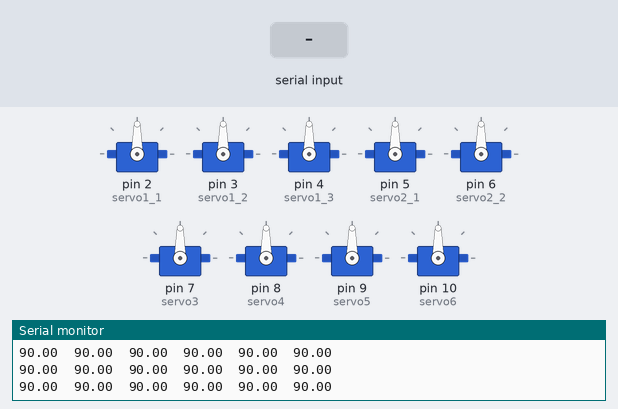
Simulated run of this sketch. Board: Arduino Mega 2560, built with avr-gcc and run on an emulated ATmega2560. Parts: 9 × servo, the last lines printed to the serial monitor. The inputs (shaded band) are chosen by the test bench.

Above: at 1.2 s.
1.3 s: "<90,45,200>" received over the second serial link
At 2.03 s:
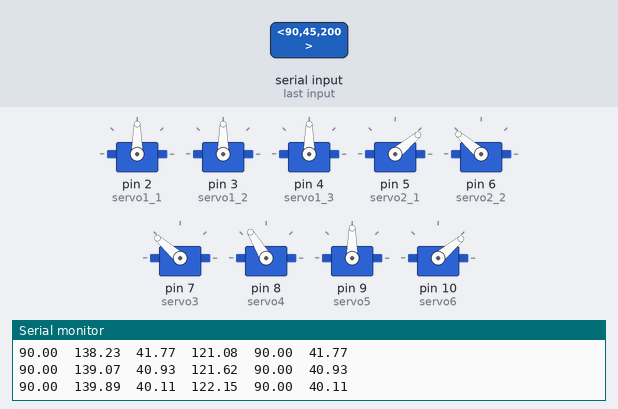
4.3 s: "<30,150,10>" received over the second serial link
At 7.27 s:
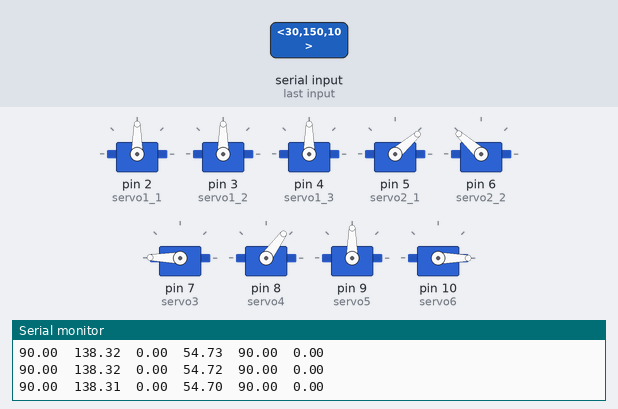
7.3 s: "<90,45>" received over the second serial link
At 10.25 s:
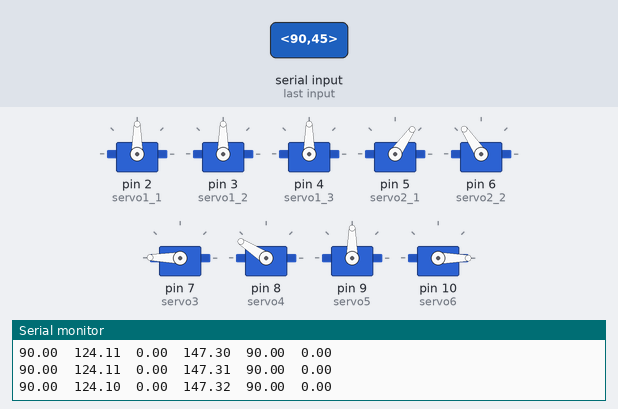
10.3 s: "<30,150>" received over the second serial link
At 13.2 s:
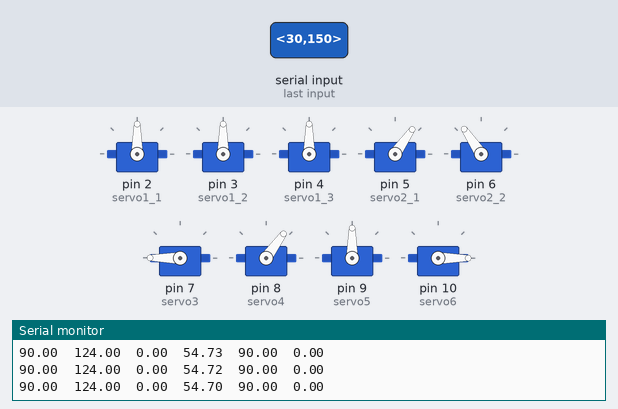
13.3 s: "<90,45,200,10>" received over the second serial link
At 14.09 s:
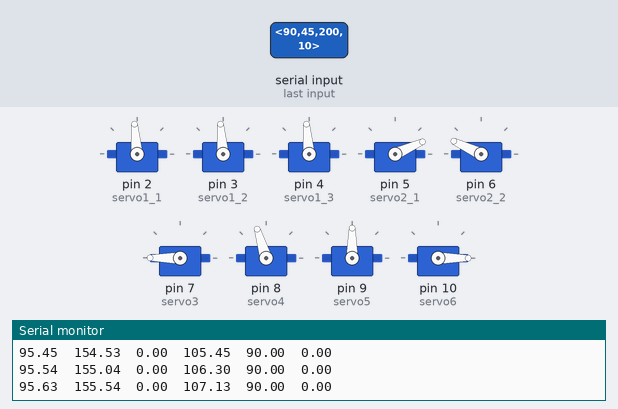
16.3 s: "<5>" received over the second serial link
At 20.0 s:
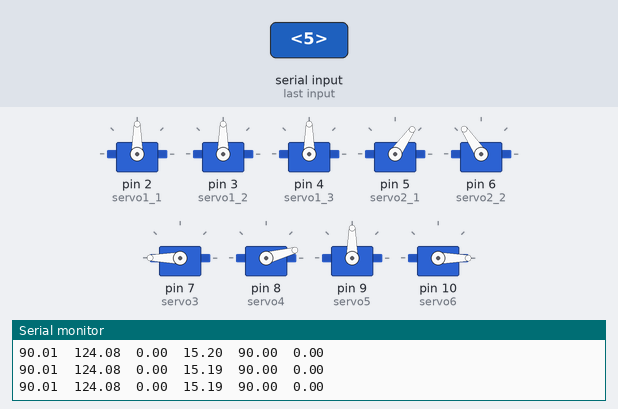
Timing chart, 0 to 20.3 s (numbered marks = the images above; inputs shaded):
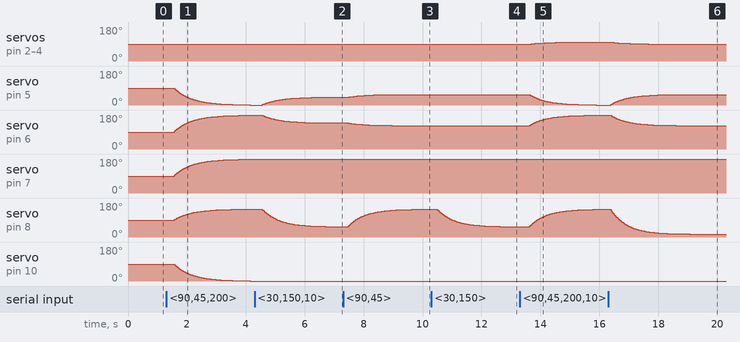

The sketch:

master-code.ino
```cpp
#include <Servo.h>
#include <SoftwareSerial.h>

//SoftwareSerial btSerial(2, 3);
#define btSerial Serial1

Servo servo1_1;
Servo servo1_2;
Servo servo1_3;
Servo servo2_1;
Servo servo2_2;
Servo servo3;
Servo servo4;
Servo servo5;
Servo servo6;

const byte numChars = 32;
char receivedChars[numChars];
char tempChars[numChars];   // temporary array for use when parsing

// variables to hold the parsed data
int xRecieve1 = 90;
int xRecieve2 = 90;
int yRecieve1 = 90;
int yRecieve2 = 90;
int flexRecieve1 = 90;
int flexRecieve2 = 90;

boolean newData = false;

float currentAngle[6] = { 90,90,90,90,90,90 };
float targetAngle[6] = { 90,90,90,90,90,90 };
float moveSteps = 50;

//============

void setup()
{
  btSerial.begin(38400);
  Serial.begin(38400);

  Serial.println("begin servo");

  targetAngle[0] = 90;
  targetAngle[1] = 90;
  targetAngle[2] = 90;
  targetAngle[3] = 90;
  targetAngle[4] = 90;
  targetAngle[5] = 90;

  servo1_1.attach(2);
  servo1_2.attach(3);
  servo1_3.attach(4);
  servo2_1.attach(5);
  servo2_2.attach(6);
  servo3.attach(7);
  servo4.attach(8);
  servo5.attach(9);
  servo6.attach(10);

  Serial.println("servo started");
}

void loop()
{
  recvWithStartEndMarkers(); // проверили, есть ли данные на серийном порту и приняли их с маркерами
  if (newData == true)
  {

    strcpy(tempChars, receivedChars);

    newData = false;
    parseData(); // спарсили в переменные
    //Serial.println("parse data");
    /*
    Serial.print(xRecieve1);
    Serial.print("\t");
    Serial.print(xRecieve2);
    Serial.print("\t");
    Serial.print(yRecieve1);
    Serial.print("\t");
    Serial.print(yRecieve2);
    Serial.print("\t");
    Serial.print(flexRecieve1);
    Serial.print("\t");
    Serial.println(flexRecieve2);
    */


    xRecieve1 = constrain(xRecieve1,  -5, 110);
    xRecieve1 = map(xRecieve1,  -5, 110, 0, 180);
    targetAngle[3] = xRecieve1;


    xRecieve2 = constrain(xRecieve2,  -180, 180);
    xRecieve2 = map(xRecieve2,  -180, 180, 0, 180);
    targetAngle[5] = xRecieve2;
    //targetAngle[4] = 90;

    yRecieve2 = constrain(yRecieve2,  -90, 90);
    yRecieve2 = map(yRecieve2,  -90, 90, 0, 180);

    yRecieve1 = constrain(yRecieve1,  -90, 40);
    yRecieve1 = map(yRecieve1,  -90, 40, 0, 180);
    targetAngle[1] = yRecieve1;

    targetAngle[0] = yRecieve2;

    flexRecieve1 = constrain(flexRecieve1,  0, 180);
    targetAngle[5] = flexRecieve1;

    flexRecieve2 = constrain(flexRecieve2,  0, 180);
    targetAngle[2] = flexRecieve2;
  }

  ServoMove();
}

void ServoMove()
{
  for (int i = 0; i < 6; i++)
  {
    float difference = targetAngle[i] - currentAngle[i];
    currentAngle[i] += difference / moveSteps;
    Serial.print(currentAngle[i]);
    Serial.print("  ");
  }
  Serial.println();

  servo1_1.write(currentAngle[0]);
  servo1_2.write(currentAngle[0]);
  servo1_3.write(currentAngle[0]);

  servo2_1.write(180 - currentAngle[1]);
  servo2_2.write(currentAngle[1]);

  servo3.write(180-currentAngle[2]);

  servo4.write(currentAngle[3]);

  servo5.write(currentAngle[4]);

  servo6.write(currentAngle[5]);

}

//============

void recvWithStartEndMarkers()
{
  static boolean recvInProgress = false;
  static byte ndx = 0;
  char startMarker = '<';
  char endMarker = '>';
  char rc;

  while (btSerial.available() > 0 && newData == false)
  {
    delay(10);
    rc = btSerial.read();
    //Serial.print(rc);
    ServoMove();
    delay(10);

    if (recvInProgress == true) {
      if (rc != endMarker) {
        if (rc == startMarker) continue;
        receivedChars[ndx] = rc;
        ndx++;
        if (ndx >= numChars) {
          ndx = numChars - 1;
        }
      }
      else {
        receivedChars[ndx] = '\0'; // terminate the string
        recvInProgress = false;
        ndx = 0;
        newData = true;
      }
    }

    else if (rc == startMarker) {
      recvInProgress = true;
    }
  }
}

//============

void parseData()
{
  char * strtokIndx; // this is used by strtok() as an index

  strtokIndx = strtok(tempChars, ",");     // get the first part - the string
  xRecieve1 = atoi(strtokIndx); // convert this part to a int, atoi =  перевод в int

  strtokIndx = strtok(NULL, ",");
  xRecieve2 = atoi(strtokIndx);

  strtokIndx = strtok(NULL, ",");
  yRecieve1 = atoi(strtokIndx);

  strtokIndx = strtok(NULL, ",");
  yRecieve2 = atoi(strtokIndx);

  strtokIndx = strtok(NULL, ",");
  flexRecieve1 = atoi(strtokIndx);

  strtokIndx = strtok(NULL, ",");
  flexRecieve2 = atoi(strtokIndx);
}

long mapfloat(float x, float in_min, float in_max, float out_min, float out_max)
{
  return (x - in_min) * (out_max - out_min) / (in_max - in_min) + out_min;
}
```

Measured:
- after the input at 1.3 s, servo on pin 5 (servo2_1), servo on pin 10 (servo6): moves from 90° to 0° over 2.6 s, starting after 0.27 s; servo on pin 6 (servo2_2), servo on pin 7 (servo3): moves from 90° to 179° over 2.6 s, starting after 0.27 s; servo on pin 8 (servo4): moves from 90° to 147° over 2.3 s, starting after 0.27 s
- after the input at 4.3 s, servo on pin 5 (servo2_1): moves from 0° to 41° over 2.1 s, starting after 0.26 s; servo on pin 6 (servo2_2): moves from 179° to 138° over 2.1 s, starting after 0.26 s; servo on pin 8 (servo4): moves from 147° to 54° over 2.5 s, starting after 0.26 s
- after the input at 7.3 s, servo on pin 5 (servo2_1): moves from 41° to 55° over 1.5 s, starting after 0.17 s; servo on pin 6 (servo2_2): moves from 138° to 124° over 1.5 s, starting after 0.17 s; servo on pin 8 (servo4): moves from 54° to 147° over 2.5 s, starting after 0.17 s
- after the input at 10.3 s, servo on pin 8 (servo4): moves from 147° to 54° over 2.5 s, starting after 0.20 s
- after the input at 13.3 s, servo on pin 2 (servo1_1), servo on pin 3 (servo1_2): moves from 90° to 99° over 1.2 s, starting after 0.39 s
- after the input at 16.3 s, servo on pin 2 (servo1_1), servo on pin 3 (servo1_2): moves from 99° to 90° over 1.2 s, starting after 0.12 s
